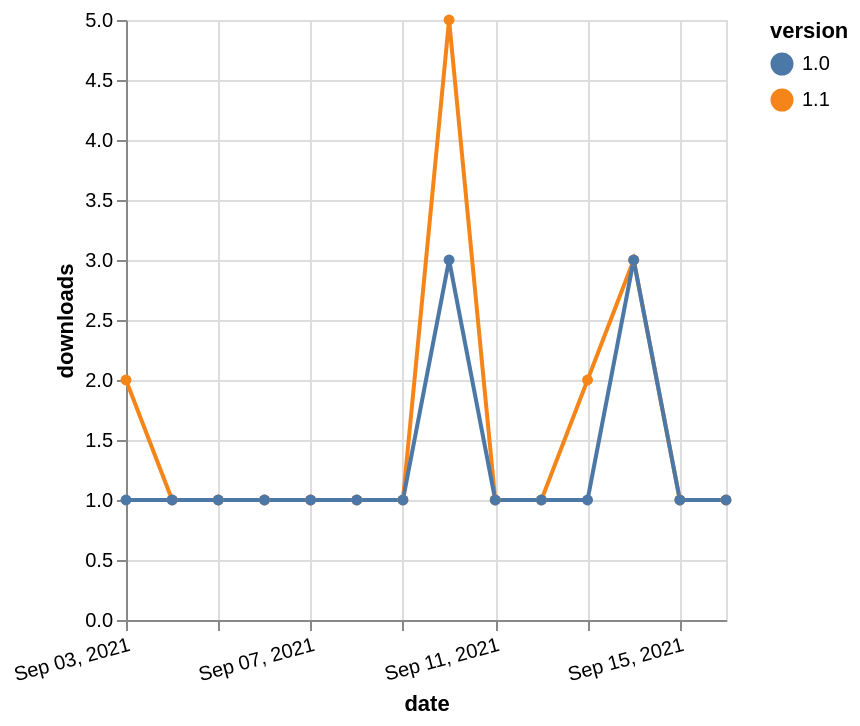

Specify this chart in Vega-Lite:
### Vega-Lite specification from a JSON file in a GitHub repository (floating-point values rounded to 4 significant figures)
{"$schema": "https://vega.github.io/schema/vega-lite/v5.json", "description": "A simple bar chart with embedded data.", "data": {"values": [{"date": "2021-09-03", "total": 216, "delta": 2, "version": "1.1"}, {"date": "2021-09-04", "total": 217, "delta": 1, "version": "1.1"}, {"date": "2021-09-05", "total": 218, "delta": 1, "version": "1.1"}, {"date": "2021-09-06", "total": 219, "delta": 1, "version": "1.1"}, {"date": "2021-09-07", "total": 220, "delta": 1, "version": "1.1"}, {"date": "2021-09-08", "total": 221, "delta": 1, "version": "1.1"}, {"date": "2021-09-09", "total": 222, "delta": 1, "version": "1.1"}, {"date": "2021-09-10", "total": 227, "delta": 5, "version": "1.1"}, {"date": "2021-09-11", "total": 228, "delta": 1, "version": "1.1"}, {"date": "2021-09-12", "total": 229, "delta": 1, "version": "1.1"}, {"date": "2021-09-13", "total": 231, "delta": 2, "version": "1.1"}, {"date": "2021-09-14", "total": 234, "delta": 3, "version": "1.1"}, {"date": "2021-09-15", "total": 235, "delta": 1, "version": "1.1"}, {"date": "2021-09-16", "total": 236, "delta": 1, "version": "1.1"}, {"date": "2021-09-03", "total": 205, "delta": 1, "version": "1.0"}, {"date": "2021-09-04", "total": 206, "delta": 1, "version": "1.0"}, {"date": "2021-09-05", "total": 207, "delta": 1, "version": "1.0"}, {"date": "2021-09-06", "total": 208, "delta": 1, "version": "1.0"}, {"date": "2021-09-07", "total": 209, "delta": 1, "version": "1.0"}, {"date": "2021-09-08", "total": 210, "delta": 1, "version": "1.0"}, {"date": "2021-09-09", "total": 211, "delta": 1, "version": "1.0"}, {"date": "2021-09-10", "total": 214, "delta": 3, "version": "1.0"}, {"date": "2021-09-11", "total": 215, "delta": 1, "version": "1.0"}, {"date": "2021-09-12", "total": 216, "delta": 1, "version": "1.0"}, {"date": "2021-09-13", "total": 217, "delta": 1, "version": "1.0"}, {"date": "2021-09-14", "total": 220, "delta": 3, "version": "1.0"}, {"date": "2021-09-15", "total": 221, "delta": 1, "version": "1.0"}, {"date": "2021-09-16", "total": 222, "delta": 1, "version": "1.0"}]}, "width": "container", "mark": {"type": "line", "point": {"filled": true}}, "encoding": {"x": {"field": "date", "type": "temporal", "timeUnit": "yearmonthdate", "title": "date", "axis": {"labelAngle": -15}}, "y": {"field": "delta", "type": "quantitative", "title": "downloads"}, "color": {"field": "version", "type": "nominal"}, "tooltip": {"field": "delta"}}}
